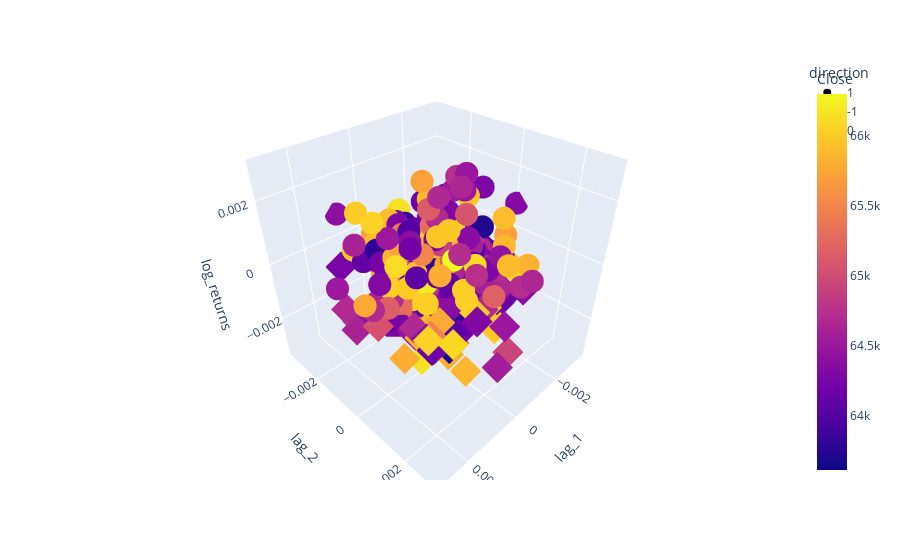

Notebook code cell kept with this figure:
### Code cell
import plotly.express as px

fig = px.scatter_3d(df, x='lag_1', y='lag_2', z='log_returns', color='Close', symbol='direction')
fig.show()

### Figure 1 — Plotly figure (JSON) as saved in the notebook; plotly's stock layout.template omitted (floating-point values rounded to 4 significant figures; data arrays with more than 128 entries replaced by an {"elided": "..."} marker saying what was removed)
{"data": [{"hovertemplate": "direction=1<br>lag_1=%{x}<br>lag_2=%{y}<br>log_returns=%{z}<br>Close=%{marker.color}<extra></extra>", "legendgroup": "1", "marker": {"color": {"elided": "976 float values"}, "coloraxis": "coloraxis", "symbol": "circle"}, "mode": "markers", "name": "1", "scene": "scene", "showlegend": true, "type": "scatter3d", "x": {"elided": "976 float values"}, "y": {"elided": "976 float values"}, "z": {"elided": "976 float values"}}, {"hovertemplate": "direction=-1<br>lag_1=%{x}<br>lag_2=%{y}<br>log_returns=%{z}<br>Close=%{marker.color}<extra></extra>", "legendgroup": "-1", "marker": {"color": {"elided": "1009 float values"}, "coloraxis": "coloraxis", "symbol": "diamond"}, "mode": "markers", "name": "-1", "scene": "scene", "showlegend": true, "type": "scatter3d", "x": {"elided": "1009 float values"}, "y": {"elided": "1009 float values"}, "z": {"elided": "1009 float values"}}, {"hovertemplate": "direction=0<br>lag_1=%{x}<br>lag_2=%{y}<br>log_returns=%{z}<br>Close=%{marker.color}<extra></extra>", "legendgroup": "0", "marker": {"color": [64310.0, 64390.0, 63900.0, 64220.0, 64660.0, 65300, 65750.0, 65810.0, 65399], "coloraxis": "coloraxis", "symbol": "square"}, "mode": "markers", "name": "0", "scene": "scene", "showlegend": true, "type": "scatter3d", "x": [0.0003574, -0.0004021, -0.0002677, -0.000172, 0.0002165, 0.001686, -0.0004446, -0.0001465, -1.529e-05], "y": [9.023e-05, -0.0007103, -0.0005365, -0.0001941, -0.0003736, 0.0004064, -0.0001871, -0.0002693, 7.646e-05], "z": [0, 0, 0, 0, 0, 0, 0, 0, 0]}], "layout": {"coloraxis": {"colorbar": {"title": {"text": "Close"}}, "colorscale": [[0, "#0d0887"], [0.1111, "#46039f"], [0.2222, "#7201a8"], [0.3333, "#9c179e"], [0.4444, "#bd3786"], [0.5556, "#d8576b"], [0.6667, "#ed7953"], [0.7778, "#fb9f3a"], [0.8889, "#fdca26"], [1, "#f0f921"]]}, "legend": {"title": {"text": "direction"}, "tracegroupgap": 0}, "margin": {"t": 60}, "scene": {"domain": {"x": [0, 1], "y": [0, 1]}, "xaxis": {"title": {"text": "lag_1"}}, "yaxis": {"title": {"text": "lag_2"}}, "zaxis": {"title": {"text": "log_returns"}}}}}
